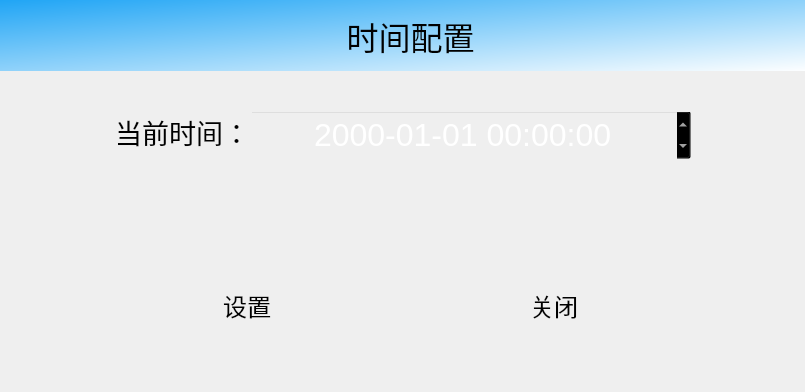
<?xml version="1.0" encoding="UTF-8"?>
<ui version="4.0">
 <class>DialogSetupTimer</class>
 <widget class="QDialog" name="DialogSetupTimer">
  <property name="geometry">
   <rect>
    <x>0</x>
    <y>0</y>
    <width>805</width>
    <height>392</height>
   </rect>
  </property>
  <property name="windowTitle">
   <string>Dialog</string>
  </property>
  <widget class="QWidget" name="horizontalLayoutWidget">
   <property name="geometry">
    <rect>
     <x>0</x>
     <y>70</y>
     <width>811</width>
     <height>321</height>
    </rect>
   </property>
   <layout class="QHBoxLayout" name="hLayoutMain_5" stretch="1,0">
    <property name="spacing">
     <number>2</number>
    </property>
    <property name="leftMargin">
     <number>10</number>
    </property>
    <property name="topMargin">
     <number>10</number>
    </property>
    <property name="rightMargin">
     <number>5</number>
    </property>
    <property name="bottomMargin">
     <number>10</number>
    </property>
    <item>
     <layout class="QVBoxLayout" name="verticalLayout_9" stretch="0">
      <property name="spacing">
       <number>0</number>
      </property>
      <property name="leftMargin">
       <number>0</number>
      </property>
      <property name="topMargin">
       <number>0</number>
      </property>
      <property name="rightMargin">
       <number>0</number>
      </property>
      <property name="bottomMargin">
       <number>0</number>
      </property>
      <item>
       <widget class="QFrame" name="frameParaments_5">
        <property name="styleSheet">
         <string notr="true">background-color: transparent;color:white;</string>
        </property>
        <property name="frameShape">
         <enum>QFrame::NoFrame</enum>
        </property>
        <property name="frameShadow">
         <enum>QFrame::Raised</enum>
        </property>
        <widget class="QWidget" name="horizontalLayoutWidget_2">
         <property name="geometry">
          <rect>
           <x>0</x>
           <y>140</y>
           <width>781</width>
           <height>171</height>
          </rect>
         </property>
         <layout class="QHBoxLayout" name="horizontalLayout">
          <item>
           <widget class="QToolButton" name="btnCheck_4">
            <property name="minimumSize">
             <size>
              <width>128</width>
              <height>90</height>
             </size>
            </property>
            <property name="font">
             <font>
              <pointsize>18</pointsize>
             </font>
            </property>
            <property name="focusPolicy">
             <enum>Qt::NoFocus</enum>
            </property>
            <property name="styleSheet">
             <string notr="true">background: rgba(255,255,255,0);
color: black;</string>
            </property>
            <property name="text">
             <string>设置</string>
            </property>
            <property name="icon">
             <iconset resource="Images.qrc">
              <normaloff>:/Images/setTime.png</normaloff>:/Images/setTime.png</iconset>
            </property>
            <property name="iconSize">
             <size>
              <width>64</width>
              <height>64</height>
             </size>
            </property>
            <property name="toolButtonStyle">
             <enum>Qt::ToolButtonTextUnderIcon</enum>
            </property>
            <property name="autoRaise">
             <bool>true</bool>
            </property>
           </widget>
          </item>
          <item>
           <widget class="QToolButton" name="btnClose_4">
            <property name="minimumSize">
             <size>
              <width>128</width>
              <height>90</height>
             </size>
            </property>
            <property name="font">
             <font>
              <pointsize>18</pointsize>
             </font>
            </property>
            <property name="focusPolicy">
             <enum>Qt::NoFocus</enum>
            </property>
            <property name="styleSheet">
             <string notr="true">background: rgba(255,255,255,0);
color: black;</string>
            </property>
            <property name="text">
             <string>关闭</string>
            </property>
            <property name="icon">
             <iconset resource="Images.qrc">
              <normaloff>:/Images/out3.png</normaloff>:/Images/out3.png</iconset>
            </property>
            <property name="iconSize">
             <size>
              <width>64</width>
              <height>64</height>
             </size>
            </property>
            <property name="toolButtonStyle">
             <enum>Qt::ToolButtonTextUnderIcon</enum>
            </property>
            <property name="autoRaise">
             <bool>true</bool>
            </property>
           </widget>
          </item>
         </layout>
        </widget>
        <widget class="QDateTimeEdit" name="timeEnd">
         <property name="geometry">
          <rect>
           <x>240</x>
           <y>30</y>
           <width>441</width>
           <height>50</height>
          </rect>
         </property>
         <property name="minimumSize">
          <size>
           <width>0</width>
           <height>50</height>
          </size>
         </property>
         <property name="maximumSize">
          <size>
           <width>16777215</width>
           <height>50</height>
          </size>
         </property>
         <property name="font">
          <font>
           <pointsize>24</pointsize>
          </font>
         </property>
         <property name="styleSheet">
          <string notr="true">
/*spinbox 抬起样式*/
QDateTimeEdit::up-button,QTimeEdit::up-button,QDoubleSpinBox::up-button,QSpinBox::up-button {subcontrol-origin:border;
    subcontrol-position:right;
    image: url(:/Images/add_y_32.png);
    width: 60px;
    height: 60px;
}
QDateTimeEdit::down-button,QTimeEdit::down-button,QDoubleSpinBox::down-button,QSpinBox::down-button {subcontrol-origin:border;
    subcontrol-position:left;
    image: url(:/Images/reduce_y_32.png);
    width: 60px;
    height: 60px;
}


background: radial-gradient(circle, #10215C 0%, #070F29 100%);
background-color: transparent;
color:black;</string>
         </property>
         <property name="alignment">
          <set>Qt::AlignCenter</set>
         </property>
         <property name="keyboardTracking">
          <bool>false</bool>
         </property>
         <property name="currentSection">
          <enum>QDateTimeEdit::YearSection</enum>
         </property>
         <property name="displayFormat">
          <string>yyyy-MM-dd hh:mm:ss</string>
         </property>
         <property name="calendarPopup">
          <bool>false</bool>
         </property>
        </widget>
        <widget class="QLabel" name="label_32">
         <property name="geometry">
          <rect>
           <x>40</x>
           <y>20</y>
           <width>200</width>
           <height>64</height>
          </rect>
         </property>
         <property name="minimumSize">
          <size>
           <width>0</width>
           <height>64</height>
          </size>
         </property>
         <property name="font">
          <font>
           <pointsize>20</pointsize>
          </font>
         </property>
         <property name="styleSheet">
          <string notr="true">background-color: transparent;
color: black;</string>
         </property>
         <property name="text">
          <string>当前时间：</string>
         </property>
         <property name="alignment">
          <set>Qt::AlignRight|Qt::AlignTrailing|Qt::AlignVCenter</set>
         </property>
        </widget>
       </widget>
      </item>
     </layout>
    </item>
    <item>
     <widget class="QFrame" name="frame_10">
      <property name="minimumSize">
       <size>
        <width>1</width>
        <height>0</height>
       </size>
      </property>
      <property name="maximumSize">
       <size>
        <width>1</width>
        <height>16777215</height>
       </size>
      </property>
      <property name="styleSheet">
       <string notr="true">background-color: #fffde4;
color:white;</string>
      </property>
      <property name="frameShape">
       <enum>QFrame::NoFrame</enum>
      </property>
      <property name="frameShadow">
       <enum>QFrame::Raised</enum>
      </property>
     </widget>
    </item>
   </layout>
  </widget>
  <widget class="QLabel" name="label_3">
   <property name="geometry">
    <rect>
     <x>0</x>
     <y>0</y>
     <width>821</width>
     <height>71</height>
    </rect>
   </property>
   <property name="font">
    <font>
     <pointsize>24</pointsize>
    </font>
   </property>
   <property name="styleSheet">
    <string notr="true">color: black;
background-color:  qlineargradient(spread:pad, x1:0, y1:0, x2:1, y2:1, stop:0 #20A5F5, stop:1 #FFFFFF);</string>
   </property>
   <property name="text">
    <string>时间配置</string>
   </property>
   <property name="alignment">
    <set>Qt::AlignCenter</set>
   </property>
  </widget>
 </widget>
 <resources>
  <include location="Images.qrc"/>
 </resources>
 <connections/>
</ui>
